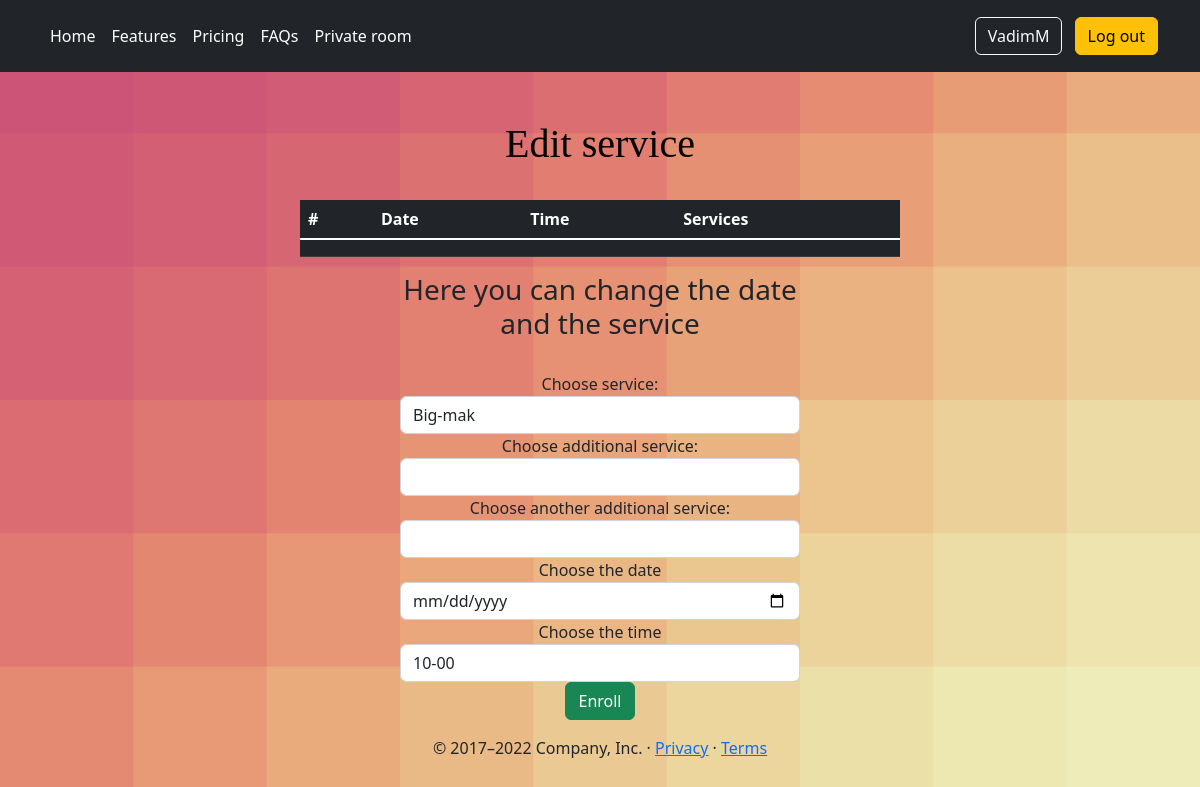
The page /edit_service/15 (signed in) on the database as committed earlier.
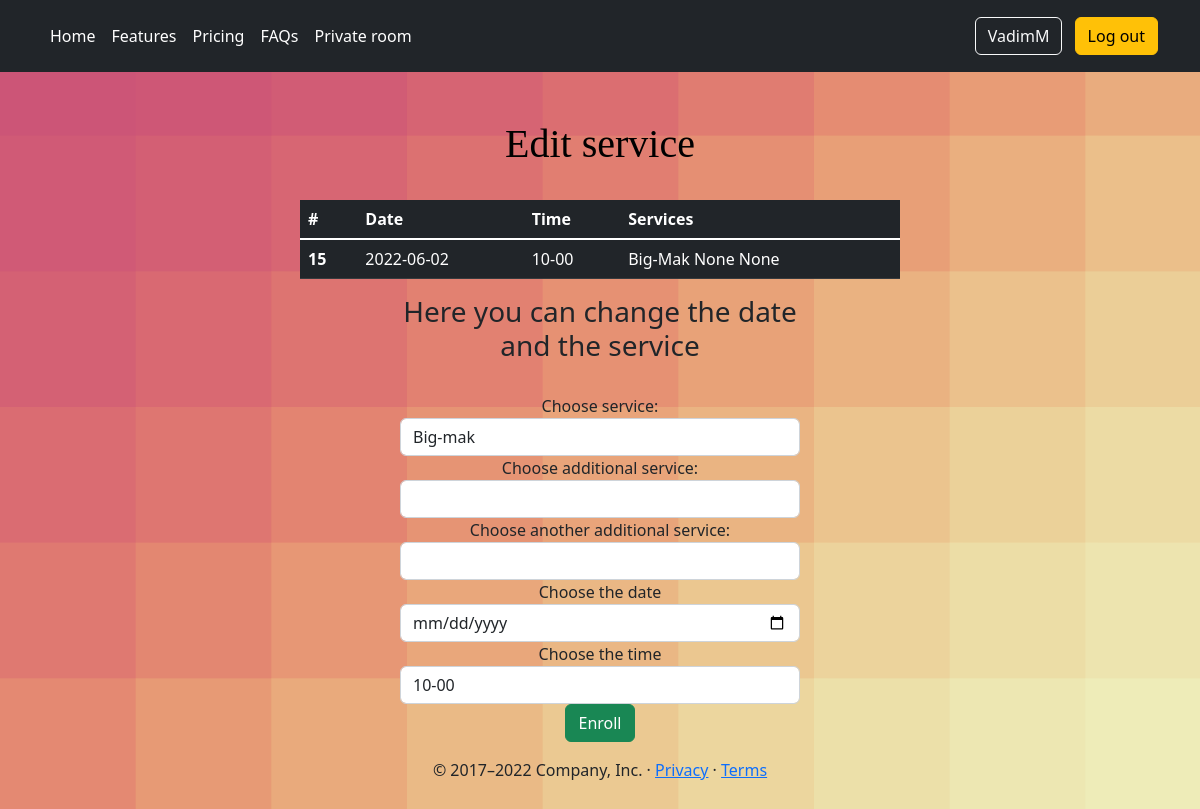
The same page on the database as committed later.
### app/models.py (models this page shows, shortened)
class Service(db.Model):
    __tablename__ = 'service'
    id = db.Column(db.Integer, primary_key=True)
    service1 = db.Column(db.String(60), index=True, nullable=False)
    service2 = db.Column(db.String(60), index=True)
    service3 = db.Column(db.String(60), index=True)
    service_date = db.Column(db.Date, index=True, nullable=False)
    service_time = db.Column(db.String, index=True, nullable=False)
    user_id = db.Column(db.Integer, db.ForeignKey('user.id'))

### app/routes.py (the view, shortened to what this page needs)
@app.route('/edit_service/<int:service_id>', methods=['GET', 'POST'])
@login_required
def edit_service(service_id):
    service = Service.query.filter_by(id=service_id).first()
    form = Services()
    return render_template('edit_service.html', title='Edit service', form=form, user=current_user, service=service)

### app/forms.py
class Services(FlaskForm):
    service1 = SelectField('Choose service:', choices=['Big-mak', 'Chicken Burger', 'Cheeseburger'],
                           render_kw={'placeholder': '12341'})
    service2 = SelectField('Choose additional service:', choices=['', 'Coke-cola', 'Pepsi', 'Fanta'],
                           validate_choice=False)
    service3 = SelectField('Choose another additional service:', choices=['', 'At the place', 'To Go', 'Delivery'],
                           validate_choice=False)
    service_date = DateField('Choose the date', validators=[InputRequired()],
                             format='%Y-%m-%d', render_kw={"min": datetime.now().date()})
    service_time = SelectField('Choose the time', choices=['10-00', '12-00', '14-00', '16-00', '18-00'],
                               validators=[InputRequired(), validate_date_time])
    submit = SubmitField('Enroll', render_kw={'class': 'btn btn-info'})

### app/models.py (called while the page is built)
@login.user_loader
def load_user(id):
    return User.query.get(int(id))

### app/routes.py (called while the page is built)
@app.before_request
def before_request():
    if current_user.is_authenticated:
        current_user.last_seen = datetime.now().date()
        db.session.commit()

### app/templates/edit_service.html (shortened to what this page needs)
{% extends "base.html" %}
{% import "bootstrap/wtf.html" as wtf %}
{% block body %}
<br><br><h1>Edit service</h1><br>
 <table class="table table-dark">
        <thead>
        <tr>
            <th scope="col">#</th>
            <th scope="col">Date</th>
            <th scope="col">Time</th>
            <th scope="col">Services</th>
        </tr>
        </thead>
        <tbody class="table-group-divider">
        <tr>
            {% if user == current_user %}
            <th scope="row">{{ service.id }}</th>
            <td>{{ service.service_date }}</td>
            <td>{{ service.service_time }}</td>
            <td>{{ service.service1 }} {{ service.service2 }} {{ service.service3 }}</td>
            {% endif %}
        </tr>
        </tbody>
    </table>
    <form action="" method="post">
        <h3><label>Here you can change the date and the service</label></h3><br>
        {{ wtf.quick_form(form, button_map={'submit': 'success'}) }}
    </form>{% endblock %}
{% block footer%}
<footer class="footer mt-auto py-3">
        <p>&copy; 2017–2022 Company, Inc. &middot; <a href="#">Privacy</a> &middot; <a href="#">Terms</a></p>
    </footer>
{% endblock %}

Rows that differ between the two databases and show on the page:
added Service: id "15", service_date "2022-06-02", service_time "10-00", service1 "Big-Mak", service2 "None", service3 "None"
